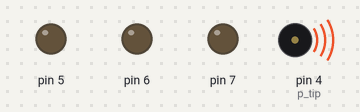
Recording of a sketch running on a simulated Arduino Uno, built with avr-gcc and run on an emulated ATmega328P. Parts: output pins drawn as LEDs (lit = HIGH), buzzer (waves = sounding).

Above: at 0.1 s.
At 13.7 s:
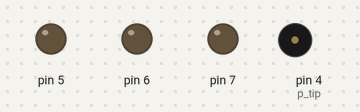
Timing chart, 0 to 15.2 s (numbered marks = the images above):
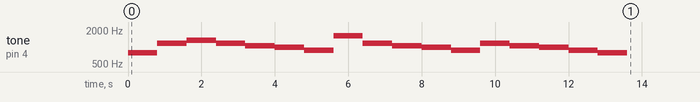

The sketch:

Muzicuta.ino
```cpp
#define p_tip 4
#define p_r1 5
#define p_r2 6
#define p_sleeve 7


#define NOTE_C5  523
#define NOTE_CS5 554
#define NOTE_D5  587
#define NOTE_DS5 622
#define NOTE_E5  659
#define NOTE_F5  698
#define NOTE_FS5 740
#define NOTE_G5  784
#define NOTE_GS5 831
#define NOTE_A5  880
#define NOTE_AS5 932
#define NOTE_B5  988
#define NOTE_C6  1047
#define NOTE_CS6 1109
#define NOTE_D6  1175
#define NOTE_DS6 1245
#define NOTE_E6  1319
#define NOTE_F6  1397
#define NOTE_FS6 1480
#define NOTE_G6  1568
#define NOTE_GS6 1661
#define NOTE_A6  1760
#define NOTE_AS6 1865
#define NOTE_B6  1976
#define NOTE_C7  2093
#define NOTE_CS7 2217
#define NOTE_D7  2349
#define NOTE_DS7 2489
#define NOTE_E7  2637
#define NOTE_F7  2794
#define NOTE_FS7 2960
#define NOTE_G7  3136
#define NOTE_GS7 3322
#define NOTE_A7  3520
#define NOTE_AS7 3729
#define NOTE_B7  3951


int note[] = {
    NOTE_G5,4,  NOTE_G5,4,
    NOTE_D6,4,  NOTE_D6,4,
    NOTE_E6,4,  NOTE_E6,4,
    NOTE_D6,8,
    NOTE_C6,4, NOTE_C6,4,
    NOTE_B5,4, NOTE_B5,4,

    NOTE_A5,4, NOTE_A5,4,
    NOTE_G6,8,
    NOTE_D6,4, NOTE_D6,4,
    NOTE_C6,4, NOTE_C6,4,
    NOTE_B5,4, NOTE_B5,4,
    NOTE_A5,8,

    NOTE_D6,4, NOTE_D6,4,
    NOTE_C6,4, NOTE_C6,4,
    NOTE_B5,4, NOTE_B5,4,
    NOTE_A5,8,
    NOTE_G5,4, NOTE_G5,4,
    NOTE_D6,4, NOTE_D6,4,

    NOTE_E6,4, NOTE_E6,6,
    NOTE_D6,8, NOTE_C6,4,
    NOTE_C6,4,
    NOTE_B5,4, NOTE_B5,4,
    NOTE_A5,4, NOTE_A5,4,
    NOTE_G5,8
};

void setup() {
  for(int i=4; i<=7; i++)
  {
    pinMode(i,OUTPUT);
    digitalWrite(i,LOW);
  }

    for (int nota_curenta = 0; nota_curenta < 30; nota_curenta++)
    {
      tone(p_tip, note[nota_curenta*2],100*note[nota_curenta*2+1]); // 3 = pinul cu buzzer-ul, nota, delay
      delay(100*note[nota_curenta*2+1]);
      noTone(p_tip);
    }
}

void loop() {


}
```
